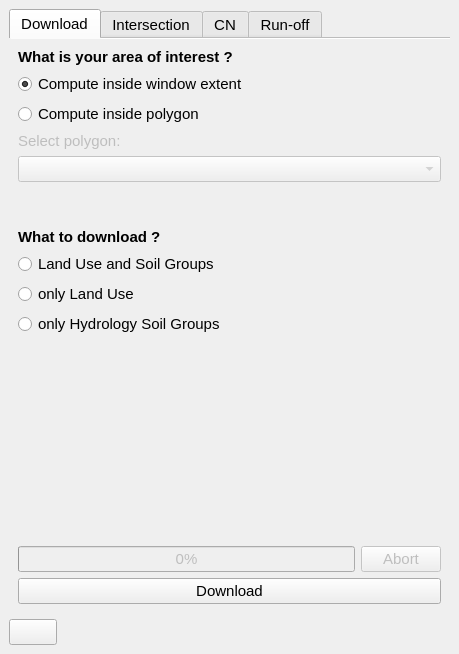
<?xml version="1.0" encoding="UTF-8"?>
<ui version="4.0">
 <class>CzechLandUseandCNAnalyzerDockWidgetBase</class>
 <widget class="QDockWidget" name="CzechLandUseandCNAnalyzerDockWidgetBase">
  <property name="geometry">
   <rect>
    <x>0</x>
    <y>0</y>
    <width>459</width>
    <height>654</height>
   </rect>
  </property>
  <property name="sizePolicy">
   <sizepolicy hsizetype="Preferred" vsizetype="Fixed">
    <horstretch>0</horstretch>
    <verstretch>0</verstretch>
   </sizepolicy>
  </property>
  <property name="windowTitle">
   <string>Czech Land Use and CN Analyzer</string>
  </property>
  <widget class="QWidget" name="dockWidgetContainer">
   <layout class="QGridLayout" name="gridLayout_2">
    <item row="1" column="0">
     <widget class="QPushButton" name="pushButton">
      <property name="sizePolicy">
       <sizepolicy hsizetype="Fixed" vsizetype="Fixed">
        <horstretch>0</horstretch>
        <verstretch>0</verstretch>
       </sizepolicy>
      </property>
      <property name="font">
       <font>
        <pointsize>11</pointsize>
       </font>
      </property>
      <property name="cursor">
       <cursorShape>PointingHandCursor</cursorShape>
      </property>
      <property name="text">
       <string/>
      </property>
      <property name="icon">
       <iconset>
        <normaloff>docs/images/info-button.png</normaloff>docs/images/info-button.png</iconset>
      </property>
      <property name="iconSize">
       <size>
        <width>20</width>
        <height>20</height>
       </size>
      </property>
     </widget>
    </item>
    <item row="0" column="0">
     <widget class="QTabWidget" name="tabWidget">
      <property name="enabled">
       <bool>true</bool>
      </property>
      <property name="font">
       <font>
        <pointsize>11</pointsize>
       </font>
      </property>
      <property name="tabShape">
       <enum>QTabWidget::Rounded</enum>
      </property>
      <property name="currentIndex">
       <number>0</number>
      </property>
      <property name="usesScrollButtons">
       <bool>true</bool>
      </property>
      <property name="documentMode">
       <bool>true</bool>
      </property>
      <property name="tabsClosable">
       <bool>false</bool>
      </property>
      <property name="movable">
       <bool>false</bool>
      </property>
      <property name="tabBarAutoHide">
       <bool>false</bool>
      </property>
      <widget class="QWidget" name="tab_1">
       <attribute name="title">
        <string>Download</string>
       </attribute>
       <layout class="QGridLayout" name="gridLayout">
        <item row="7" column="0">
         <widget class="QLabel" name="download_label">
          <property name="font">
           <font>
            <pointsize>11</pointsize>
            <weight>75</weight>
            <bold>true</bold>
           </font>
          </property>
          <property name="text">
           <string>What to download ?</string>
          </property>
         </widget>
        </item>
        <item row="0" column="0">
         <widget class="QLabel" name="label_AOI">
          <property name="font">
           <font>
            <pointsize>11</pointsize>
            <weight>75</weight>
            <bold>true</bold>
           </font>
          </property>
          <property name="text">
           <string>What is your area of interest ?</string>
          </property>
         </widget>
        </item>
        <item row="10" column="0">
         <widget class="QRadioButton" name="SoilSelectButton">
          <property name="cursor">
           <cursorShape>PointingHandCursor</cursorShape>
          </property>
          <property name="text">
           <string>only Hydrology Soil Groups</string>
          </property>
         </widget>
        </item>
        <item row="3" column="0">
         <widget class="QLabel" name="polygonLabel">
          <property name="enabled">
           <bool>false</bool>
          </property>
          <property name="text">
           <string>Select polygon:</string>
          </property>
         </widget>
        </item>
        <item row="12" column="0">
         <widget class="QLabel" name="label">
          <property name="enabled">
           <bool>false</bool>
          </property>
          <property name="text">
           <string/>
          </property>
         </widget>
        </item>
        <item row="14" column="0" colspan="2">
         <widget class="QPushButton" name="runButton">
          <property name="cursor">
           <cursorShape>PointingHandCursor</cursorShape>
          </property>
          <property name="text">
           <string>Download</string>
          </property>
         </widget>
        </item>
        <item row="13" column="0">
         <widget class="QProgressBar" name="progressBar">
          <property name="enabled">
           <bool>false</bool>
          </property>
          <property name="value">
           <number>0</number>
          </property>
          <property name="textVisible">
           <bool>true</bool>
          </property>
          <property name="orientation">
           <enum>Qt::Horizontal</enum>
          </property>
         </widget>
        </item>
        <item row="1" column="0">
         <widget class="QRadioButton" name="extentButton">
          <property name="cursor">
           <cursorShape>PointingHandCursor</cursorShape>
          </property>
          <property name="text">
           <string>Compute inside window extent</string>
          </property>
          <property name="checked">
           <bool>true</bool>
          </property>
         </widget>
        </item>
        <item row="5" column="0" colspan="2">
         <widget class="QgsMapLayerComboBox" name="mMapLayerComboBox">
          <property name="enabled">
           <bool>false</bool>
          </property>
          <property name="cursor">
           <cursorShape>ArrowCursor</cursorShape>
          </property>
         </widget>
        </item>
        <item row="11" column="0">
         <spacer name="verticalSpacer">
          <property name="orientation">
           <enum>Qt::Vertical</enum>
          </property>
          <property name="sizeHint" stdset="0">
           <size>
            <width>0</width>
            <height>0</height>
           </size>
          </property>
         </spacer>
        </item>
        <item row="9" column="0">
         <widget class="QRadioButton" name="LUSelectButton">
          <property name="cursor">
           <cursorShape>PointingHandCursor</cursorShape>
          </property>
          <property name="text">
           <string>only Land Use</string>
          </property>
         </widget>
        </item>
        <item row="2" column="0">
         <widget class="QRadioButton" name="polygonButton">
          <property name="cursor">
           <cursorShape>PointingHandCursor</cursorShape>
          </property>
          <property name="text">
           <string>Compute inside polygon</string>
          </property>
         </widget>
        </item>
        <item row="6" column="0">
         <spacer name="verticalSpacer_2">
          <property name="orientation">
           <enum>Qt::Vertical</enum>
          </property>
          <property name="sizeType">
           <enum>QSizePolicy::Fixed</enum>
          </property>
          <property name="sizeHint" stdset="0">
           <size>
            <width>10</width>
            <height>40</height>
           </size>
          </property>
         </spacer>
        </item>
        <item row="8" column="0">
         <widget class="QRadioButton" name="LUandSoilSelectButton">
          <property name="enabled">
           <bool>true</bool>
          </property>
          <property name="font">
           <font>
            <pointsize>11</pointsize>
            <weight>50</weight>
            <bold>false</bold>
           </font>
          </property>
          <property name="cursor">
           <cursorShape>PointingHandCursor</cursorShape>
          </property>
          <property name="autoFillBackground">
           <bool>false</bool>
          </property>
          <property name="text">
           <string>Land Use and Soil Groups</string>
          </property>
          <property name="checked">
           <bool>false</bool>
          </property>
         </widget>
        </item>
        <item row="13" column="1">
         <widget class="QPushButton" name="abortButton">
          <property name="enabled">
           <bool>false</bool>
          </property>
          <property name="cursor">
           <cursorShape>PointingHandCursor</cursorShape>
          </property>
          <property name="text">
           <string>Abort</string>
          </property>
         </widget>
        </item>
       </layout>
      </widget>
      <widget class="QWidget" name="tab_2">
       <attribute name="title">
        <string>Intersection</string>
       </attribute>
       <layout class="QGridLayout" name="gridLayout_Soil">
        <item row="7" column="0">
         <spacer name="verticalSpacer_Int">
          <property name="orientation">
           <enum>Qt::Vertical</enum>
          </property>
          <property name="sizeHint" stdset="0">
           <size>
            <width>0</width>
            <height>0</height>
           </size>
          </property>
         </spacer>
        </item>
        <item row="3" column="0">
         <spacer name="verticalSpacer_3">
          <property name="orientation">
           <enum>Qt::Vertical</enum>
          </property>
          <property name="sizeType">
           <enum>QSizePolicy::Fixed</enum>
          </property>
          <property name="sizeHint" stdset="0">
           <size>
            <width>20</width>
            <height>30</height>
           </size>
          </property>
         </spacer>
        </item>
        <item row="5" column="0" colspan="2">
         <widget class="QgsMapLayerComboBox" name="mMapLayerComboBox_HSG">
          <property name="cursor">
           <cursorShape>PointingHandCursor</cursorShape>
          </property>
         </widget>
        </item>
        <item row="6" column="0" colspan="2">
         <widget class="QLabel" name="label_atrinfoHSG">
          <property name="font">
           <font>
            <pointsize>11</pointsize>
            <italic>true</italic>
           </font>
          </property>
          <property name="text">
           <string>If using your own layer - expected atribute is required - HSG (int)  | Where A =1, B=2, ...</string>
          </property>
          <property name="wordWrap">
           <bool>true</bool>
          </property>
         </widget>
        </item>
        <item row="9" column="0" colspan="2">
         <widget class="QPushButton" name="runButton_Int">
          <property name="cursor">
           <cursorShape>PointingHandCursor</cursorShape>
          </property>
          <property name="text">
           <string>Intersect</string>
          </property>
         </widget>
        </item>
        <item row="4" column="0">
         <widget class="QLabel" name="label_2">
          <property name="text">
           <string>Select Hydrology Soil Groups layer</string>
          </property>
         </widget>
        </item>
        <item row="1" column="0" colspan="2">
         <widget class="QgsMapLayerComboBox" name="mMapLayerComboBox_LU">
          <property name="sizePolicy">
           <sizepolicy hsizetype="Expanding" vsizetype="Fixed">
            <horstretch>0</horstretch>
            <verstretch>0</verstretch>
           </sizepolicy>
          </property>
          <property name="cursor">
           <cursorShape>PointingHandCursor</cursorShape>
          </property>
         </widget>
        </item>
        <item row="8" column="0">
         <widget class="QLabel" name="label_Soil">
          <property name="enabled">
           <bool>false</bool>
          </property>
          <property name="font">
           <font>
            <pointsize>12</pointsize>
           </font>
          </property>
          <property name="text">
           <string/>
          </property>
         </widget>
        </item>
        <item row="0" column="0">
         <widget class="QLabel" name="label_SelectLU">
          <property name="text">
           <string>Select Land Use layer:</string>
          </property>
         </widget>
        </item>
        <item row="2" column="0" colspan="2">
         <widget class="QLabel" name="label_atrinfoLU">
          <property name="font">
           <font>
            <pointsize>11</pointsize>
            <italic>true</italic>
           </font>
          </property>
          <property name="text">
           <string>If using your own layer - expected atribute is required - LandUse_code (int)</string>
          </property>
          <property name="wordWrap">
           <bool>true</bool>
          </property>
         </widget>
        </item>
       </layout>
      </widget>
      <widget class="QWidget" name="tab_3">
       <property name="enabled">
        <bool>true</bool>
       </property>
       <attribute name="title">
        <string>CN</string>
       </attribute>
       <layout class="QGridLayout" name="gridLayout_3">
        <item row="4" column="0">
         <widget class="QLabel" name="label_3">
          <property name="enabled">
           <bool>true</bool>
          </property>
          <property name="text">
           <string>Select CN conversion table:</string>
          </property>
         </widget>
        </item>
        <item row="7" column="0">
         <widget class="QPushButton" name="CNButton">
          <property name="enabled">
           <bool>true</bool>
          </property>
          <property name="text">
           <string>Create CN layer</string>
          </property>
         </widget>
        </item>
        <item row="5" column="0">
         <widget class="QgsFileWidget" name="CNFileSelect">
          <property name="enabled">
           <bool>true</bool>
          </property>
          <property name="sizePolicy">
           <sizepolicy hsizetype="Expanding" vsizetype="Minimum">
            <horstretch>0</horstretch>
            <verstretch>0</verstretch>
           </sizepolicy>
          </property>
          <property name="font">
           <font>
            <pointsize>11</pointsize>
            <weight>50</weight>
            <bold>false</bold>
           </font>
          </property>
         </widget>
        </item>
        <item row="0" column="0">
         <widget class="QLabel" name="label_4">
          <property name="text">
           <string>Select Land Use and HSG Intersected layer:</string>
          </property>
         </widget>
        </item>
        <item row="1" column="0">
         <widget class="QgsMapLayerComboBox" name="mMapLayerComboBox_Int"/>
        </item>
        <item row="6" column="0">
         <spacer name="verticalSpacer_4">
          <property name="orientation">
           <enum>Qt::Vertical</enum>
          </property>
          <property name="sizeType">
           <enum>QSizePolicy::Expanding</enum>
          </property>
          <property name="sizeHint" stdset="0">
           <size>
            <width>20</width>
            <height>40</height>
           </size>
          </property>
         </spacer>
        </item>
        <item row="2" column="0">
         <widget class="QLabel" name="label_5">
          <property name="font">
           <font>
            <pointsize>11</pointsize>
            <italic>true</italic>
            <kerning>true</kerning>
           </font>
          </property>
          <property name="text">
           <string>If using your own layer - expected atributes are required - LandUse_code (int), HSG (int)</string>
          </property>
          <property name="wordWrap">
           <bool>true</bool>
          </property>
         </widget>
        </item>
        <item row="3" column="0">
         <spacer name="verticalSpacer_5">
          <property name="orientation">
           <enum>Qt::Vertical</enum>
          </property>
          <property name="sizeType">
           <enum>QSizePolicy::Fixed</enum>
          </property>
          <property name="sizeHint" stdset="0">
           <size>
            <width>20</width>
            <height>30</height>
           </size>
          </property>
         </spacer>
        </item>
       </layout>
      </widget>
      <widget class="QWidget" name="tab_4">
       <attribute name="title">
        <string>Run-off</string>
       </attribute>
       <layout class="QGridLayout" name="gridLayout_4">
        <item row="0" column="0">
         <widget class="QLabel" name="label_6">
          <property name="sizePolicy">
           <sizepolicy hsizetype="Minimum" vsizetype="Fixed">
            <horstretch>0</horstretch>
            <verstretch>0</verstretch>
           </sizepolicy>
          </property>
          <property name="text">
           <string>Select CN layer:</string>
          </property>
         </widget>
        </item>
        <item row="16" column="0">
         <widget class="QLabel" name="runoffLabel">
          <property name="text">
           <string/>
          </property>
         </widget>
        </item>
        <item row="1" column="0">
         <widget class="QgsMapLayerComboBox" name="mMapLayerComboBox_CN"/>
        </item>
        <item row="4" column="0">
         <widget class="QLabel" name="label_8">
          <property name="sizePolicy">
           <sizepolicy hsizetype="Preferred" vsizetype="Minimum">
            <horstretch>0</horstretch>
            <verstretch>0</verstretch>
           </sizepolicy>
          </property>
          <property name="text">
           <string>Initial Abstraction Coefficinet:</string>
          </property>
         </widget>
        </item>
        <item row="3" column="0">
         <spacer name="verticalSpacer_6">
          <property name="orientation">
           <enum>Qt::Vertical</enum>
          </property>
          <property name="sizeType">
           <enum>QSizePolicy::Fixed</enum>
          </property>
          <property name="sizeHint" stdset="0">
           <size>
            <width>20</width>
            <height>40</height>
           </size>
          </property>
         </spacer>
        </item>
        <item row="6" column="0">
         <widget class="QLabel" name="label_9">
          <property name="text">
           <string>Select Recurrence Intervals</string>
          </property>
         </widget>
        </item>
        <item row="11" column="0">
         <widget class="QRadioButton" name="radioButtonRainRainfall">
          <property name="text">
           <string>Use rainfall depth from rain.fsv.cvut.cz</string>
          </property>
          <property name="checked">
           <bool>true</bool>
          </property>
         </widget>
        </item>
        <item row="12" column="0">
         <widget class="QRadioButton" name="radioButtonUserRainfall">
          <property name="text">
           <string>Define your own rainfall depth [mm]</string>
          </property>
         </widget>
        </item>
        <item row="15" column="0">
         <spacer name="verticalSpacer_7">
          <property name="orientation">
           <enum>Qt::Vertical</enum>
          </property>
          <property name="sizeHint" stdset="0">
           <size>
            <width>20</width>
            <height>40</height>
           </size>
          </property>
         </spacer>
        </item>
        <item row="8" column="0">
         <spacer name="verticalSpacer_8">
          <property name="orientation">
           <enum>Qt::Vertical</enum>
          </property>
          <property name="sizeType">
           <enum>QSizePolicy::Fixed</enum>
          </property>
          <property name="sizeHint" stdset="0">
           <size>
            <width>20</width>
            <height>30</height>
           </size>
          </property>
         </spacer>
        </item>
        <item row="17" column="0">
         <widget class="QPushButton" name="pushButton_runoff">
          <property name="text">
           <string>Compute run-off</string>
          </property>
         </widget>
        </item>
        <item row="5" column="0">
         <widget class="QLineEdit" name="InitialAbstractionCoeff">
          <property name="sizePolicy">
           <sizepolicy hsizetype="Expanding" vsizetype="Minimum">
            <horstretch>0</horstretch>
            <verstretch>0</verstretch>
           </sizepolicy>
          </property>
          <property name="text">
           <string>0.2</string>
          </property>
         </widget>
        </item>
        <item row="2" column="0">
         <widget class="QLabel" name="label_7">
          <property name="sizePolicy">
           <sizepolicy hsizetype="Preferred" vsizetype="Maximum">
            <horstretch>0</horstretch>
            <verstretch>0</verstretch>
           </sizepolicy>
          </property>
          <property name="font">
           <font>
            <pointsize>11</pointsize>
            <italic>true</italic>
            <kerning>true</kerning>
           </font>
          </property>
          <property name="text">
           <string>If using your own layer - expected atribute is required -CN2 (float)</string>
          </property>
          <property name="wordWrap">
           <bool>true</bool>
          </property>
         </widget>
        </item>
        <item row="13" column="0">
         <widget class="QLineEdit" name="OwnRainInput">
          <property name="enabled">
           <bool>false</bool>
          </property>
         </widget>
        </item>
        <item row="7" column="0">
         <widget class="QGroupBox" name="groupBox">
          <property name="title">
           <string/>
          </property>
          <widget class="QCheckBox" name="checkBox_5yr">
           <property name="geometry">
            <rect>
             <x>0</x>
             <y>20</y>
             <width>92</width>
             <height>25</height>
            </rect>
           </property>
           <property name="sizePolicy">
            <sizepolicy hsizetype="Fixed" vsizetype="Fixed">
             <horstretch>0</horstretch>
             <verstretch>0</verstretch>
            </sizepolicy>
           </property>
           <property name="text">
            <string>5 years</string>
           </property>
           <property name="checked">
            <bool>true</bool>
           </property>
          </widget>
          <widget class="QCheckBox" name="checkBox_20yr">
           <property name="geometry">
            <rect>
             <x>90</x>
             <y>20</y>
             <width>423</width>
             <height>25</height>
            </rect>
           </property>
           <property name="text">
            <string>20 years</string>
           </property>
           <property name="checked">
            <bool>true</bool>
           </property>
          </widget>
          <widget class="QCheckBox" name="checkBox_100yr">
           <property name="geometry">
            <rect>
             <x>190</x>
             <y>20</y>
             <width>423</width>
             <height>25</height>
            </rect>
           </property>
           <property name="text">
            <string>100 years</string>
           </property>
           <property name="checked">
            <bool>true</bool>
           </property>
          </widget>
          <widget class="QCheckBox" name="checkBox_2yr">
           <property name="geometry">
            <rect>
             <x>0</x>
             <y>0</y>
             <width>92</width>
             <height>25</height>
            </rect>
           </property>
           <property name="text">
            <string>2 years</string>
           </property>
           <property name="checked">
            <bool>true</bool>
           </property>
          </widget>
          <widget class="QCheckBox" name="checkBox_10yr">
           <property name="geometry">
            <rect>
             <x>90</x>
             <y>0</y>
             <width>92</width>
             <height>25</height>
            </rect>
           </property>
           <property name="text">
            <string>10 years</string>
           </property>
           <property name="checked">
            <bool>true</bool>
           </property>
          </widget>
          <widget class="QCheckBox" name="checkBox_50yr">
           <property name="geometry">
            <rect>
             <x>190</x>
             <y>0</y>
             <width>92</width>
             <height>25</height>
            </rect>
           </property>
           <property name="text">
            <string>50 years</string>
           </property>
           <property name="checked">
            <bool>true</bool>
           </property>
          </widget>
         </widget>
        </item>
        <item row="14" column="0">
         <widget class="QLabel" name="label_10">
          <property name="font">
           <font>
            <pointsize>11</pointsize>
            <italic>true</italic>
           </font>
          </property>
          <property name="text">
           <string>TIP:    Define multiple rainfall depths with  ;  as delimiter</string>
          </property>
         </widget>
        </item>
       </layout>
      </widget>
     </widget>
    </item>
   </layout>
  </widget>
 </widget>
 <customwidgets>
  <customwidget>
   <class>QgsFileWidget</class>
   <extends>QWidget</extends>
   <header>qgsfilewidget.h</header>
  </customwidget>
  <customwidget>
   <class>QgsMapLayerComboBox</class>
   <extends>QComboBox</extends>
   <header>qgsmaplayercombobox.h</header>
  </customwidget>
 </customwidgets>
 <resources/>
 <connections/>
</ui>
